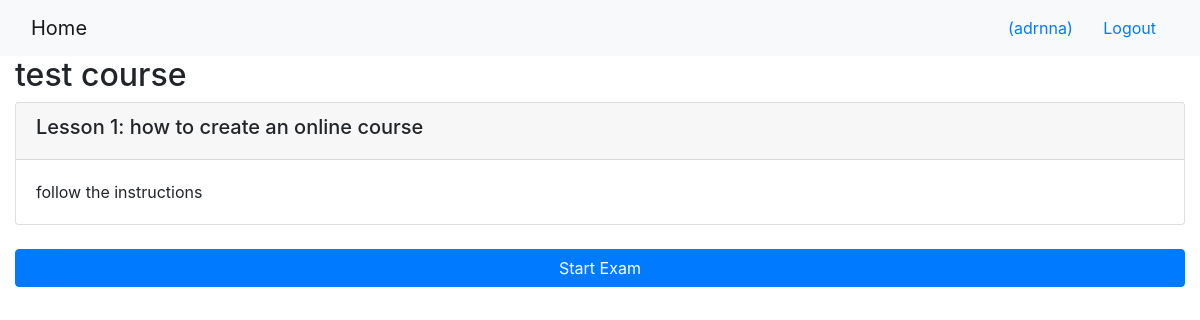
/onlinecourse/1/ (signed in), run on the app's committed database.
### onlinecourse/models.py (models this page shows, shortened)
class Course(models.Model):
    name = models.CharField(null=False, max_length=30, default='online course')
    image = models.ImageField(upload_to='course_images/')
    description = models.CharField(max_length=1000)
    pub_date = models.DateField(null=True)
    instructors = models.ManyToManyField(Instructor)
    users = models.ManyToManyField(settings.AUTH_USER_MODEL, through='Enrollment')
    total_enrollment = models.IntegerField(default=0)
    is_enrolled = False

class Lesson(models.Model):
    title = models.CharField(max_length=200, default="title")
    order = models.IntegerField(default=0)
    course = models.ForeignKey(Course, on_delete=models.CASCADE)
    content = models.TextField()

### onlinecourse/views.py (the view)
# urls.py: path('<int:pk>/', views.CourseDetailView.as_view(), name='course_details'),
class CourseDetailView(generic.DetailView):
    model = Course
    template_name = 'onlinecourse/course_detail_bootstrap.html'

### onlinecourse/templates/onlinecourse/course_detail_bootstrap.html (shortened to what this page needs)
<!DOCTYPE html>
<html lang="en">
<head>
     {% load static %}
    <link rel="stylesheet" href="https://maxcdn.bootstrapcdn.com/bootstrap/4.5.2/css/bootstrap.min.css">
</head>
<body>
    <nav class="navbar navbar-light bg-light">
        <div class="container-fluid">
            <div class="navbar-header">
                  <a class="navbar-brand" href="{% url 'onlinecourse:index' %}">Home</a>
            </div>
            <ul class="nav navbar-nav navbar-right">
                {% if user.is_authenticated %}
                <li>
                    <a class="btn btn-link" href="#">{{ user.first_name }}({{ user.username }})</a>
                    <a class="btn btn-link" href="{% url 'onlinecourse:logout' %}">Logout</a>
                </li>
                {% endif %}
            </ul>
        </div>
    </nav>
    <div class="container-fluid">
            <h2>{{ course.name }}</h2>
            <div class="card-columns-vertical">
                {% for lesson in course.lesson_set.all %}
                    <div class="card mt-1">
                        <div class="card-header"><h5>Lesson {{lesson.order|add:1}}: {{lesson.title}}</h5></div>
                        <div class="card-body">{{lesson.content}}</div>
                    </div>
                {% endfor %}
            </div>
        {% if user.is_authenticated %}
        <button class="btn btn-primary btn-block" data-toggle="collapse" data-target="#exam">Start Exam</button>
        {% endif %}
    </div>
</body>
</html>

### data on the page
Course: name "test course"
Lesson: order|add "1", title "how to create an online course", content "follow the instructions"

### other printed values
{{ user.username }} "adrnna"
